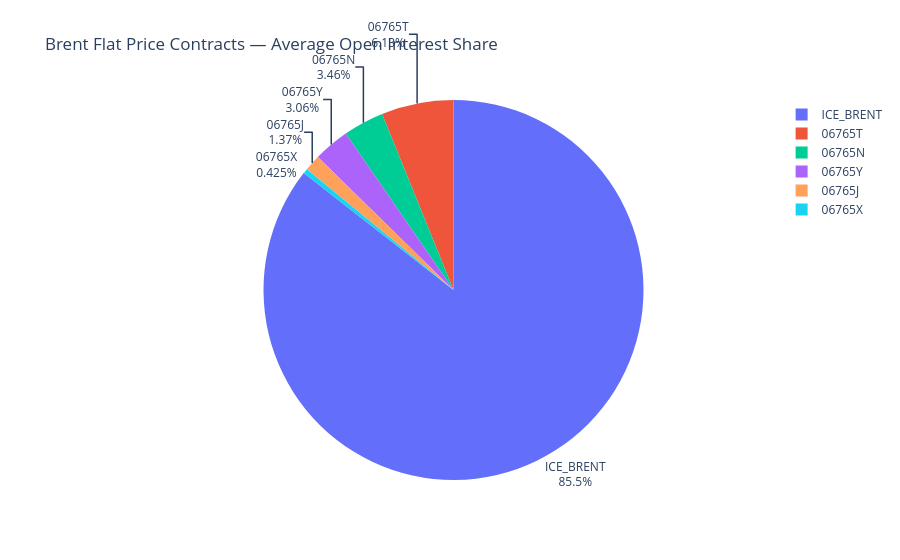

Source (notebook cell):
### Markdown cell above
## Open Interest Share — Pie Chart

### Code cell
fig = px.pie(
    avg_oi.reset_index(),
    values="avg_open_interest",
    names="cftc_contract_market_code",
    hover_data=["contract_name"],
    title="Brent Flat Price Contracts — Average Open Interest Share",
)
fig.update_traces(textinfo="label+percent", textposition="outside")
fig.show()

### Figure 1 — Plotly figure (JSON) as saved in the notebook; plotly's stock layout.template omitted (floating-point values rounded to 4 significant figures)
{"data": [{"customdata": [["ICE Brent Crude Futures - ICE Futures Europe"], ["BRENT CRUDE OIL LAST DAY - NEW YORK MERCANTILE EXCHANGE"], ["BRENT (ICE) CALENDAR SWAP - NEW YORK MERCANTILE EXCHANGE"], ["BRENT AVG PRICE OPTIONS - NEW YORK MERCANTILE EXCHANGE"], ["BRENT FINANCIAL - NEW YORK MERCANTILE EXCHANGE"], ["EUR STYLE BRENT OPTIONS - NEW YORK MERCANTILE EXCHANGE"]], "domain": {"x": [0, 1], "y": [0, 1]}, "hovertemplate": "cftc_contract_market_code=%{label}<br>avg_open_interest=%{value}<br>contract_name=%{customdata[0]}<extra></extra>", "labels": ["ICE_BRENT", "06765T", "06765N", "06765Y", "06765J", "06765X"], "legendgroup": "", "name": "", "showlegend": true, "textinfo": "label+percent", "textposition": "outside", "type": "pie", "values": [2323592, 166631, 93950, 83194, 37301, 11534]}], "layout": {"legend": {"tracegroupgap": 0}, "title": {"text": "Brent Flat Price Contracts — Average Open Interest Share"}}}
